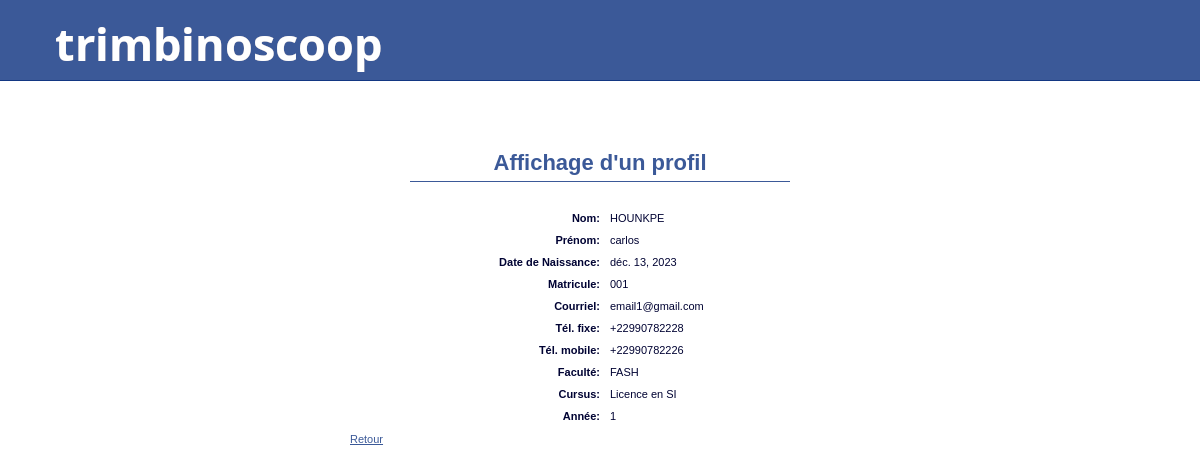
The app's page /showProfile/ (signed in) with its own data.
### mon_site/models.py (models this page shows, shortened)
class Person(models.Model):
    registration_number = models.CharField(max_length=10)
    last_name = models.CharField(max_length=30)
    first_name = models.CharField(max_length=30)
    birth_date = models.DateField()
    email = models.EmailField()
    home_phone_number = models.CharField(max_length=20)
    cellphone_number = models.CharField(max_length=20)
    password = models.CharField(max_length=32)
    friends = models.ManyToManyField('self')
    faculty = models.ForeignKey('Faculty',on_delete=models.CASCADE,default=None, null=True)
    person_type = 'generic'

class Faculty(models.Model):
    name = models.CharField(max_length=30)
    color = models.CharField(max_length=6)
    def __str__(self):
        return self.name

class Student(Person):
    cursus = models.ForeignKey('Cursus',on_delete=models.CASCADE)
    year = models.IntegerField()
    person_type = 'student'

class Cursus(models.Model):
    title = models.CharField(max_length=30)
    def __str__(self):
        return self.title

### mon_site/views.py (the view)
# urls.py: path('showProfile/',show_profile, name='show_profile'),
def show_profile(request):
    logged_user = get_logged_user_from_request(request)
    if logged_user:
        if 'userToShow' in request.GET and request.GET['userToShow'] != '':
            user_to_show_id = int(request.GET['userToShow'])
            results = Person.objects.filter(id=user_to_show_id)
            if len(results) == 1:
                if Student.objects.filter(id=user_to_show_id):
                    user_to_show = Student.objects.get(id=user_to_show_id)
                else:
                    user_to_show = Employee.objects.get(id=user_to_show_id)
                return render(request, 'show_profile.html',{'user_to_show':user_to_show})
            else:
                return render(request, 'show_profile.html',{'user_to_show':logged_user})
        else:
            return render(request, 'show_profile.html',{'user_to_show':logged_user})
    else:
        return redirect('login')

### mon_site/views.py (called while the page is built)
def get_logged_user_from_request(request):
    if 'logged_user_id' in request.session:
        logged_user_id = request.session['logged_user_id']
        if len(Student.objects.filter(id=logged_user_id)) == 1:
            return Student.objects.get(id=logged_user_id)
        elif len(Employee.objects.filter(id=logged_user_id)) == 1:
            return Employee.objects.get(id=logged_user_id)
        else:
            return None
    else:
        return None

### mon_site/templates/show_profile.html (shortened to what this page needs)
{% extends "base.html" %}
{% block bodyId %}showProfilePage{% endblock %}
{% block content %}
<h1>Affichage d'un profil</h1>
<dl class="fieldList">
<dt>Nom:</dt>
<dd>{{ user_to_show.last_name }}</dd>
<dt>Prénom:</dt>
<dd>{{ user_to_show.first_name }}</dd>
<dt>Date de Naissance:</dt>
<dd>{{ user_to_show.birth_date }}</dd>
<dt>Matricule:</dt>
<dd>{{ user_to_show.registration_number }}</dd>
<dt>Courriel:</dt>
<dd>{{ user_to_show.email }}</dd>
<dt>Tél. fixe:</dt>
<dd>{{ user_to_show.home_phone_number }}</dd>
<dt>Tél. mobile:</dt>
<dd>{{ user_to_show.cellphone_number }}</dd>
<dt>Faculté:</dt>
<dd>{{ user_to_show.faculty }}</dd>
{% if user_to_show.person_type == "student" %}
<dt>Cursus:</dt>
<dd>{{ user_to_show.cursus }}</dd>
<dt>Année:</dt>
<dd>{{ user_to_show.year }}</dd>
{% endif%}
</dl>
<p id="showProfileNavigationButtons">
    <a href="/welcome/">Retour</a>
</p>
{% endblock %}

### mon_site/static/css/stytle.css (style rules this page uses)
body { margin: 0; padding: 0; font-family: 'Lucida Grande', Tahoma, Verdana, Arial, sans-serif; font-size: 11px; color: #000333; }
h1 { text-align: center; font-size: 22px; margin: 0px 60px 30px 60px; padding: 0 0 5px 0; color: #3b5998; border-bottom: 1px solid #3b5998; }
a { color: #3b5998; }
dl.fieldList dt { display: block; width: 250px; float: left; text-align: right; padding: 0 10px 0 0; font-weight: bold; }
dl.fieldList dd { display: block; width: 450px; padding: 0px; margin: 0 0 10px 0; }

### records on screen
Person: last_name "HOUNKPE", first_name "carlos", birth_date "déc. 13, 2023", registration_number "001", email "email1@gmail.com", home_phone_number "+22990782228", cellphone_number "+22990782226", faculty "FASH"
Student: cursus "Licence en SI", year "1"
